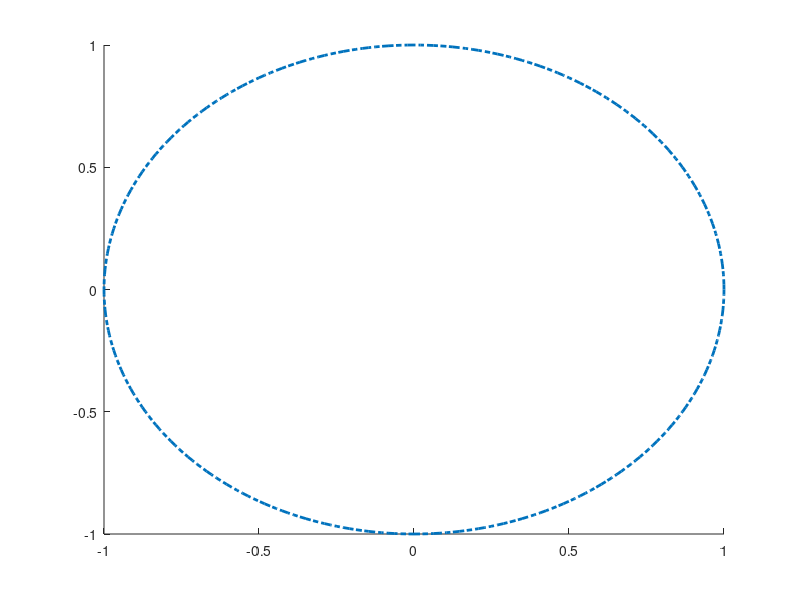

MATLAB code to generate this figure:
function h=ellipse(ra,rb,ang,x0,y0,C,Nb)
% Ellipse adds ellipses to the current plot
%
% ELLIPSE(ra,rb,ang,x0,y0) adds an ellipse with semimajor axis of ra,
% a semimajor axis of radius rb, a semimajor axis of ang, centered at
% the point x0,y0.
%
% The length of ra, rb, and ang should be the same. 
% If ra is a vector of length L and x0,y0 scalars, L ellipses
% are added at point x0,y0.
% If ra is a scalar and x0,y0 vectors of length M, M ellipse are with the same 
% radii are added at the points x0,y0.
% If ra, x0, y0 are vectors of the same length L=M, M ellipses are added.
% If ra is a vector of length L and x0, y0 are  vectors of length
% M~=L, L*M ellipses are added, at each point x0,y0, L ellipses of radius ra.
%
% ELLIPSE(ra,rb,ang,x0,y0,C)
% adds ellipses of color C. C may be a string ('r','b',...) or the RGB value. 
% If no color is specified, it makes automatic use of the colors specified by 
% the axes ColorOrder property. For several circles C may be a vector.
%
% ELLIPSE(ra,rb,ang,x0,y0,C,Nb), Nb specifies the number of points
% used to draw the ellipse. The default value is 300. Nb may be used
% for each ellipse individually.
%
% h=ELLIPSE(...) returns the handles to the ellipses.
%
% usage exmple: the following produces a red ellipse centered at 1,1
% and tipped down at a 45 deg axis from the x axis
% ellipse(1,2,pi/4,1,1,'r')
%
% note that if ra=rb, ELLIPSE plots a circle
%

% written by D.G. Long, Brigham Young University, based on the
% CIRCLES.m original 
% written by Peter Blattner, Institute of Microtechnology, University of 
% Neuchatel, Switzerland, blattner@imt.unine.ch

% Check the number of input arguments 

if nargin<1,
  ra=[];
end;
if nargin<2,
  rb=[];
end;
if nargin<3,
  ang=[];
end;

if nargin<5,
  x0=[];
  y0=[];
end;
 
if nargin<6,
  C=[];
end

if nargin<7,
  Nb=[];
end

% set up the default values

if isempty(ra),ra=1;end;
if isempty(rb),rb=1;end;
if isempty(ang),ang=0;end;
if isempty(x0),x0=0;end;
if isempty(y0),y0=0;end;
if isempty(Nb),Nb=300;end;
if isempty(C),C=get(gca,'colororder');end;

% work on the variable sizes

x0=x0(:);
y0=y0(:);
ra=ra(:);
rb=rb(:);
ang=ang(:);
Nb=Nb(:);

if isstr(C),C=C(:);end;

if length(ra)~=length(rb),
  error('length(ra)~=length(rb)');
end;
if length(x0)~=length(y0),
  error('length(x0)~=length(y0)');
end;

% how many inscribed elllipses are plotted

if length(ra)~=length(x0)
  maxk=length(ra)*length(x0);
else
  maxk=length(ra);
end;

% drawing loop

for k=1:maxk
  
  if length(x0)==1
    xpos=x0;
    ypos=y0;
    radm=ra(k);
    radn=rb(k);
    if length(ang)==1
      an=ang;
    else
      an=ang(k);
    end;
  elseif length(ra)==1
    xpos=x0(k);
    ypos=y0(k);
    radm=ra;
    radn=rb;
    an=ang;
  elseif length(x0)==length(ra)
    xpos=x0(k);
    ypos=y0(k);
    radm=ra(k);
    radn=rb(k);
    an=ang(k)
  else
    rada=ra(fix((k-1)/size(x0,1))+1);
    radb=rb(fix((k-1)/size(x0,1))+1);
    an=ang(fix((k-1)/size(x0,1))+1);
    xpos=x0(rem(k-1,size(x0,1))+1);
    ypos=y0(rem(k-1,size(y0,1))+1);
  end;

  co=cos(an);
  si=sin(an);
  the=linspace(0,2*pi,Nb(rem(k-1,size(Nb,1))+1,:)+1);
%  x=radm*cos(the)*co-si*radn*sin(the)+xpos;
%  y=radm*cos(the)*si+co*radn*sin(the)+ypos;
  p=line(radm*cos(the)*co-si*radn*sin(the)+xpos,radm*cos(the)*si+co*radn*sin(the)+ypos,'linewidth',2,'linestyle','-.');
  set(p,'color',C(rem(k-1,size(C,1))+1,:));
  
  if nargout > 0
    h(k)=p;
  end
  
end;

